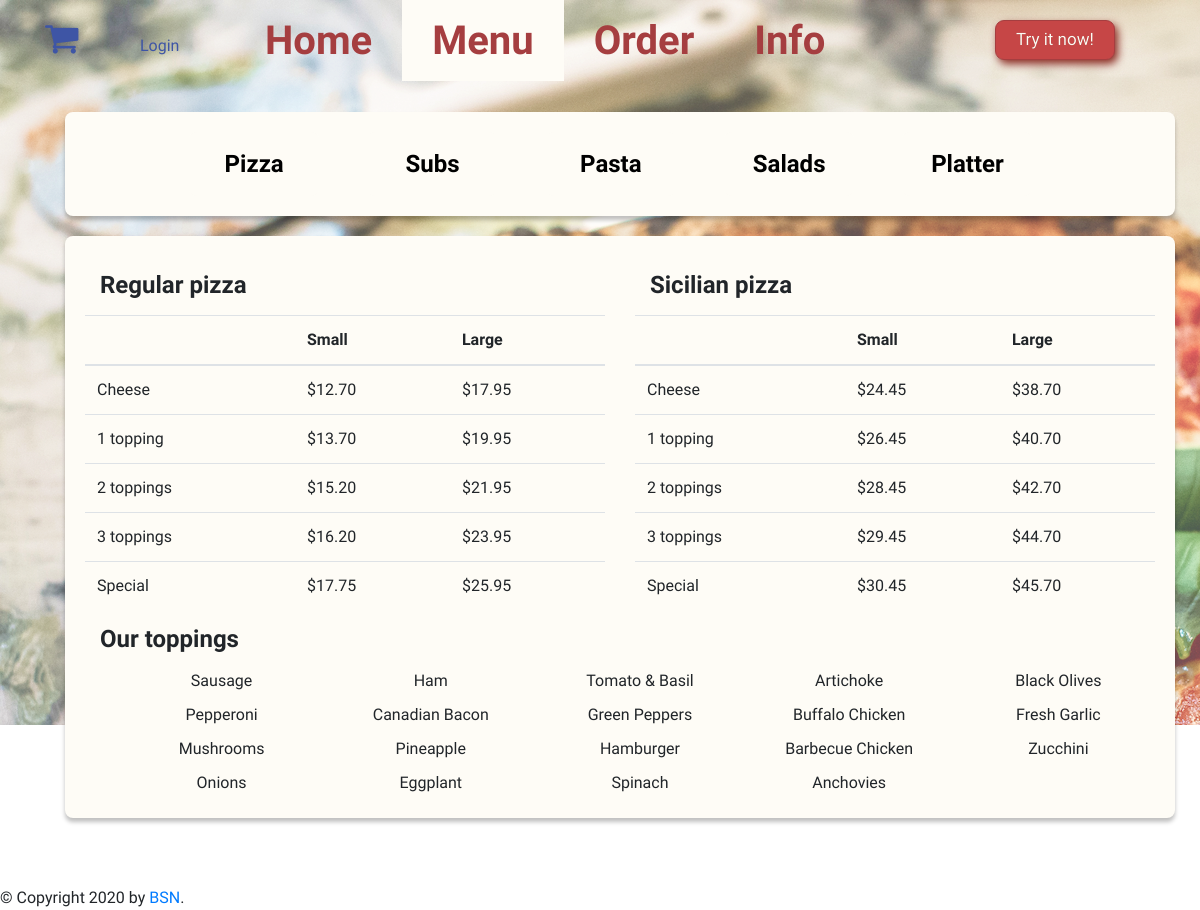
The page /menu on the database its author committed.
### orders/models.py (models this page shows, shortened)
class PizzaPrice(models.Model):
    pizza_type = models.CharField(max_length=1, choices=PIZZA_TYPES)
    pizza_size = models.CharField(max_length=1, choices=PIZZA_SIZES)
    n_tops = models.IntegerField(default=0, validators=[MinValueValidator(0),MaxValueValidator(5)])
    price = models.DecimalField(max_digits=6, decimal_places=2)
    class Meta:
        unique_together = ["pizza_type", "pizza_size", "n_tops"]

class Topping(models.Model):
    type = models.CharField(max_length=64, unique=True)

### orders/views.py (the view)
# urls.py: path("menu", views.menu, name="menu"),
def menu(request):
    plain_subs = Sub.objects.exclude(addons__isnull=False).order_by('main')
    regular_prices={}
    for n_tops in range(5):
        regular_prices[n_tops] = []
        for size in ['S','L']:
              p = PizzaPrice.objects.get(pizza_type='R',pizza_size=size,n_tops=n_tops).price
              regular_prices[n_tops].append(p)
    sicilian_prices={}
    for n_tops in range(5):
        sicilian_prices[n_tops] = []
        for size in ['S','L']:
              p = PizzaPrice.objects.get(pizza_type='S',pizza_size=size,n_tops=n_tops).price
              sicilian_prices[n_tops].append(p)
    context = {"Pastas":Pasta.objects.all(),
                'Pizza_header':['', 'Small','Large'],
                'R_rows':regular_prices,
                'S_rows':sicilian_prices,
                "Salads":Salad.objects.all(),
                "Subs": Sub_main.objects.all(),
                "Sub_addons":Sub_addon.objects.all(),
                "Toppings": Topping.objects.all()}
    return render(request, "orders/menu.html",context)

### orders/processors.py (called while the page is built)
def get_cart_size(request):
    n_cart=0
    if request.user.is_authenticated:
        if Order.objects.filter(client=request.user,payment_status=False).count()>0:
            o = Order.objects.get(client=request.user,payment_status=False) #TODO: tester que tout se passe bien
            cart_isfull = True
            n_cart = o.get_order_size()
        else:
            cart_isfull = False
    else:
        if 'order_id' in request.session:
            cart_isfull = True
            o = Order.objects.get(pk=request.session['order_id'])
            n_cart = o.get_order_size()
        else:
            cart_isfull = False
    return {"cart_isfull":cart_isfull,"n_cart":n_cart}

### orders/templates/orders/menu.html (shortened to what this page needs)
{% extends "orders/layout.html" %}
{% block content %}
<div class="container">
  <div class="row fond tab">
    <div class="col-md-1">
    </div>
    <div class="col-md-2">
      <button class="tablink active">Pizza</button>
    </div>
    <div class="col-md-2">
      <button class="tablink">Subs</button>
    </div>
    <div class="col-md-2">
      <button class="tablink">Pasta</button>
    </div>
    <div class="col-md-2">
      <button class="tablink">Salads</button>
    </div>
    <div class="col-md-2">
      <button class="tablink">Platter</button>
    </div>
    <div class="col-md-1">
    </div>
  </div>
  <div class="fond">
    <div id="Pizza" class="Menucontent">
      <div class="row">
        <div class="col-md-12">
          <div class="row">
            <div class="col-md-6">
              <h4 class="menu_title">Regular pizza</h4>
              <table class="table table_menu">
                <thead>
                  <tr>
                    {% for k in Pizza_header %}
                    <th>{{k}}</th>
                    {% endfor %}
                  </tr>
                </thead>
                <tbody>
                  {% for k,v in R_rows.items %}
                  <tr>
                    <td>{% if k == 0 %}Cheese{% elif k == 1 %}1 topping{% elif k == 4%} Special {% else %}{{k}} toppings{% endif %}</td>
                    {% for e in v %}
                    <td>${{e}}</td>
                    {% endfor %}
                  </tr>
                  {% endfor %}
                </tbody>
              </table>
            </div>
            <div class="col-md-6">
              <h4 class="menu_title">Sicilian pizza</h4>
              <table class="table">
                <thead>
                  <tr>
                    {% for k in Pizza_header %}
                    <th>{{k}}</th>
                    {% endfor %}
                  </tr>
                </thead>
                <tbody>
                  {% for k,v in S_rows.items %}
                  <tr>
                    <td>{% if k == 0 %}Cheese{% elif k == 1 %}1 topping{% elif k == 4%} Special {% else %}{{k}} toppings{% endif %}</td>
                    {% for e in v %}
                    <td>${{e}}</td>
                    {% endfor %}
                  </tr>
                  {% endfor %}
                </tbody>
              </table>
            </div>
          </div>
        </div>
      </div>
      <div class="row">
        <div class="col-md-12">
          <h4 class="menu_title">Our toppings</h4>
        </div>
      </div>
      <div class="row">
        <div class="col-md-12">
          <ul class="toppings_list">
            {% for t in Toppings %}
            <li> {{ t.type }}</li>
            {% endfor %}
          </ul>
        </div>
      </div>
    </div>
  </div>
</div>
{% endblock %}

### orders/static/orders/style.css (style rules this page uses)
:root { --dark-red-color: #A53E40; --beige-color : #FEFCF6; }
* { font-family: 'Raleway'; }
body { background: url('/static/img/background.png') no-repeat fixed; }
.table { display: table; margin: 0 auto; }
.tab button { background-color: var(--beige-color); float: left; border: none; outline: none; cursor: pointer; padding: 14px 16px; transition: 0.3s; border-radius:8px; width: 130px; }
.fond { background-color: var(--beige-color); box-shadow: 0px 4px 4px rgba(0, 0, 0, 0.25); border-radius: 8px; min-height: 80px; margin: 20px; padding: 20px; width: 100%; }
.tablink { background-color: Transparent; background-repeat:no-repeat; border: none; cursor:pointer; overflow: hidden; outline:none; font-family: Raleway; font-style: normal; font-weight: bold; display: flex; align-items: center; text-align: center; display:inline-block; font-size: 24px; }
.menu_title { font-weight: bold; margin:15px; }
.toppings_list { margin: 0 auto; text-align: center; columns: 5; list-style-type: none; }
.toppings_list li { margin-bottom: 10px; vertical-align: top; }

### rows shown on the page
PizzaPrice: v "12.70"
PizzaPrice: v "17.95"
PizzaPrice: v "13.70"
PizzaPrice: v "19.95"
PizzaPrice: v "15.20"
PizzaPrice: v "21.95"
PizzaPrice: v "16.20"
PizzaPrice: v "23.95"
PizzaPrice: v "17.75"
PizzaPrice: v "25.95"
PizzaPrice: v "24.45"
PizzaPrice: v "38.70"
PizzaPrice: v "26.45"
PizzaPrice: v "40.70"
PizzaPrice: v "28.45"
PizzaPrice: v "42.70"
PizzaPrice: v "29.45"
PizzaPrice: v "44.70"
PizzaPrice: v "30.45"
PizzaPrice: v "45.70"
Topping: type "Sausage"
Topping: type "Pepperoni"
Topping: type "Mushrooms"
Topping: type "Onions"
Topping: type "Ham"
Topping: type "Canadian Bacon"
Topping: type "Pineapple"
Topping: type "Eggplant"
Topping: type "Tomato & Basil"
Topping: type "Green Peppers"
Topping: type "Hamburger"
Topping: type "Spinach"
Topping: type "Artichoke"
Topping: type "Buffalo Chicken"
Topping: type "Barbecue Chicken"
Topping: type "Anchovies"
Topping: type "Black Olives"
Topping: type "Fresh Garlic"
Topping: type "Zucchini"

### other values the page prints
{{ k }} "Small" "Large"
{{ k }} "2" "3"
